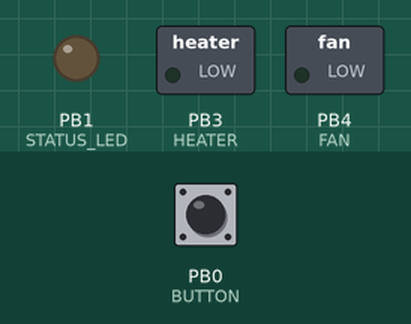
Simulated run of this sketch. Board: ATtiny85, built with avr-gcc and run on an emulated ATtiny85. On the bench: switched loads named in the sketch (green lamp = pin HIGH), output pins drawn as LEDs (lit = HIGH). Dashed ring = blinking. Inputs (shaded band) come from the test bench; at power-on: PB0 (BUTTON) HIGH.

Above: at 1.2 s.
1.3 s: PB0 (BUTTON) pulled LOW for 0.15 s
At 1.54 s:
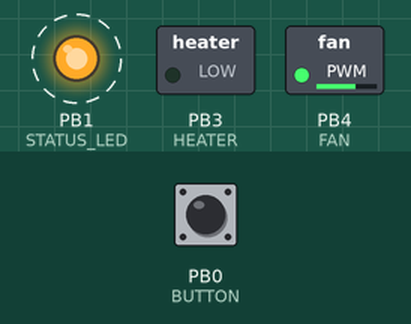
4.3 s: PB0 (BUTTON) pulled LOW for 1 s
At 4.55 s:
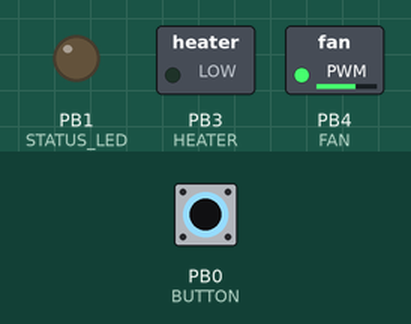
7.3 s: PB0 (BUTTON) pulled LOW for 0.15 s
At 8.02 s:
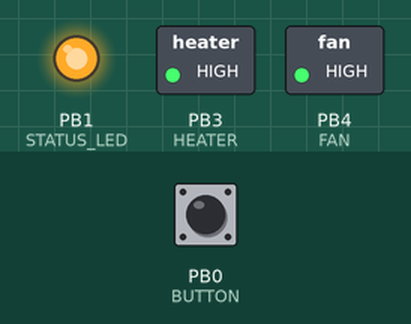
Timing chart, 0 to 10.3 s (numbered marks = the images above; inputs shaded):
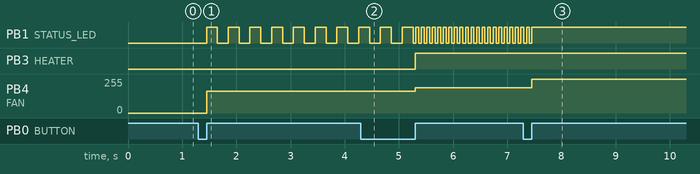

The sketch:

HandHeaterFirmware.ino
```cpp
/*
  Hand heater controller for ATtiny85.

  ATtiny85 board profile:
  Go into Preferences -> Additional Board Manager URLs
  Add:
  https://raw.githubusercontent.com/damellis/attiny/ide-1.6.x-boards-manager/package_damellis_attiny_index.json

  Then go to Tools -> Board -> Board Manager, update, and add "attiny by David Mellis"

  Arduino IDE settings:
  Board: "ATtiny25/45/85"
  Processor: "ATtiny85"
  Clock: "Internal 8MHz"

  Programmer: USBasp
  Sketch -> Upload Using Programmer
*/
#define BUTTON       0
#define STATUS_LED   1
#define TEMP_SENSOR  2
#define HEATER       3
#define FAN          4

#define OFF 0
#define LOWEST 1
#define MID 2
#define FULL 3

unsigned long previousMillis = 0;
int interval = 0;  // LED flash interval in milliseconds
int ledState = LOW;

byte heater_state = OFF;
byte last_button_state = 0;
uint16_t last_button_press = 0;

// the setup function runs once when you press reset or power the board
void setup() {
  // initialize digital pin LED_BUILTIN as an output.
  //pinMode(test_output, OUTPUT);
  pinMode(BUTTON, INPUT_PULLUP);
  pinMode(STATUS_LED, OUTPUT);
  pinMode(TEMP_SENSOR, INPUT);
  pinMode(HEATER, OUTPUT);
  pinMode(FAN, OUTPUT);

  digitalWrite(STATUS_LED, LOW);
  digitalWrite(HEATER, LOW);
  digitalWrite(FAN, LOW);
}

// the loop function runs over and over again forever
void loop() {
  // Check if the button has just been pressed
  byte button_state = digitalRead(BUTTON);
  if((button_state == HIGH) && (last_button_state == LOW) && (millis() - last_button_press > 200))
  {
    // We've detected a button press. Change state.
    heater_state++;
    if(heater_state >=4) // If we've hit the end state, loop back to the start
    {
      heater_state = 0;
    }
    last_button_press = millis();
  }
  last_button_state = button_state;

  switch(heater_state){
    case 0:
      interval = 0;
      //digitalWrite(STATUS_LED, LOW);
      digitalWrite(HEATER, LOW);
      digitalWrite(FAN, LOW);
      break;
    case 1:
      interval = 200;
      //analogWrite(STATUS_LED, 30);
      analogWrite(HEATER, 100);
      //digitalWrite(HEATER, HIGH);
      analogWrite(FAN, 165);
      break;
    case 2:
      interval = 50;
      //analogWrite(STATUS_LED, 100);
      analogWrite(HEATER, 170);
      //digitalWrite(HEATER, HIGH);
      analogWrite(FAN, 190);
      break;
    case 3:
      digitalWrite(STATUS_LED, HIGH);
      digitalWrite(HEATER, HIGH);
      digitalWrite(FAN, HIGH);
      break;

  }

  //Led flasher
  if ((millis() - previousMillis >= interval)&&(interval >0)) {
    // save the last time you blinked the LED
    previousMillis = millis();

    // if the LED is off turn it on and vice-versa:
    if (ledState == LOW) {
      ledState = HIGH;
    } else {
      ledState = LOW;
    }

    // set the LED with the ledState of the variable:
    digitalWrite(STATUS_LED, ledState);
  }else if(interval == 0){
    digitalWrite(STATUS_LED, LOW);
  }

}
```

Measured:
- after the input at 1.3 s, PB1 (STATUS_LED): alternates HIGH for 0.20 s and LOW for 0.20 s, starting after 0.15 s; PB4 (FAN): 0/255 → 165/255 after 0.15 s
- after the input at 4.3 s, PB3 (HEATER): LOW → HIGH after 1.0 s; PB4 (FAN): 165/255 → 190/255 after 1.0 s
- after the input at 7.3 s, PB1 (STATUS_LED): goes on until 7.5 s, then stays HIGH; PB4 (FAN): 190/255 → 255/255 after 0.15 s
